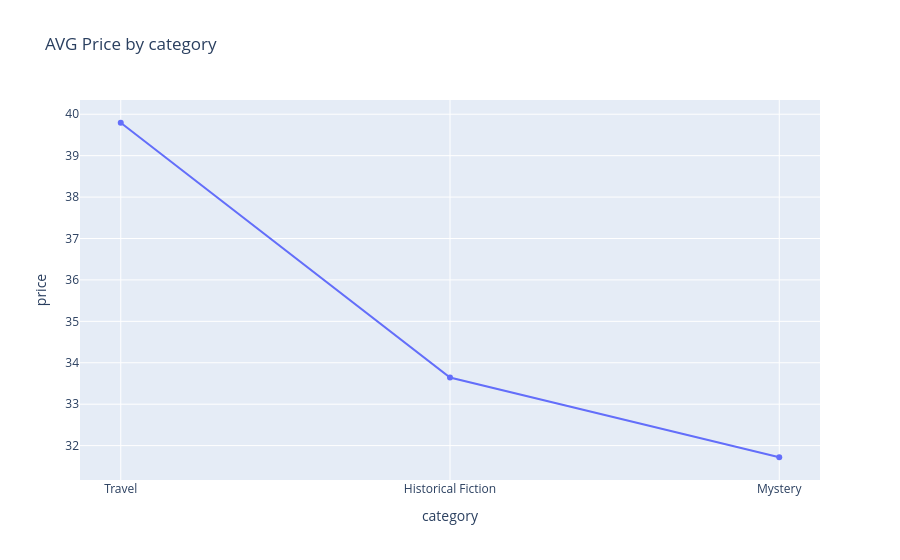

The notebook cell saved with this chart:
### Code cell
import pandas as pd 
import plotly.express as px 

df = pd.DataFrame(rows) 
cat_avg = (df.groupby("category", as_index=False)["price"].mean()
           .sort_values("price", ascending=False)
           .head(10) 
)

fig = px.line(
    cat_avg,
    x = "category",
    y = "price",
    title = "AVG Price by category",
    markers = True, 
    
)


fig.show()

### Figure 1 — Plotly figure (JSON) as saved in the notebook; plotly's stock layout.template omitted (floating-point values rounded to 4 significant figures)
{"data": [{"hovertemplate": "category=%{x}<br>price=%{y}<extra></extra>", "legendgroup": "", "line": {"color": "#636efa", "dash": "solid"}, "marker": {"symbol": "circle"}, "mode": "lines+markers", "name": "", "orientation": "v", "showlegend": false, "type": "scatter", "x": ["Travel", "Historical Fiction", "Mystery"], "xaxis": "x", "y": [39.79, 33.64, 31.72], "yaxis": "y"}], "layout": {"legend": {"tracegroupgap": 0}, "title": {"text": "AVG Price by category"}, "xaxis": {"anchor": "y", "domain": [0, 1], "title": {"text": "category"}}, "yaxis": {"anchor": "x", "domain": [0, 1], "title": {"text": "price"}}}}
